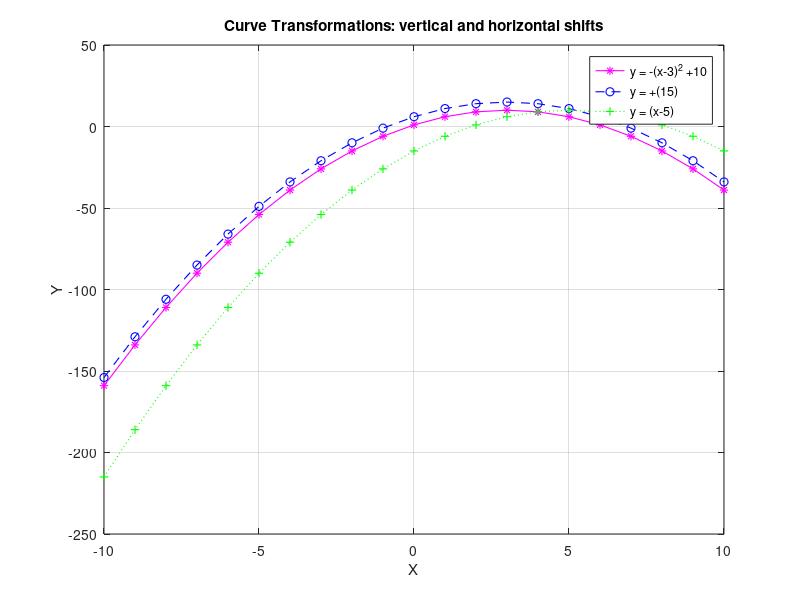
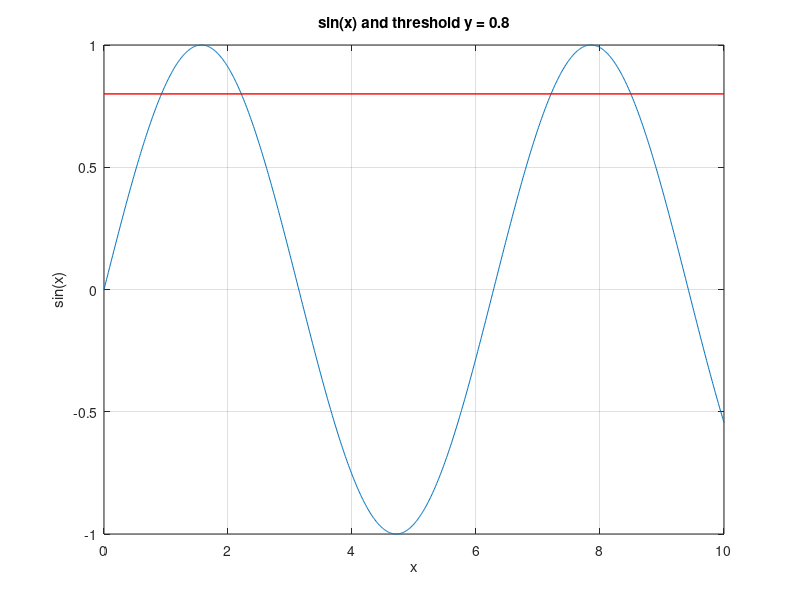

These charts were generated, in order, by the following MATLAB code: (Note: this script raises an error after producing the figures.)
%% Lecture -1 of CBE-GY-6153

%% Clear Environment
% Reset the command window and workspace, close figures.
clc                     % clear command window
clearvars               % remove variables from workspace
close all               % close all figure windows
disp('Environment cleared and ready for new calculations.'); % status

%% Simple Scalar Calculations
% Basic arithmetic with scalars
y = 5;                  % scalar y
x = 10;                 % scalar x

total = x + y;          % sum
mul = x * y;            % multiplication
divv = y / x;           % division (rename from 'div' to avoid function name)

fprintf('Sum: %d\n', total);                     % show sum
fprintf('Multiplication: %d\n', mul);            % show product
fprintf('Division: %f\n', divv);                 % show quotient

%% Vectors, Matrices and Linear Algebra
% Create common vector and matrix types for examples

x_row = 1:10;           % row vector: [1 2 ... 10]
x_col = x_row.';        % column vector: transpose of x_row

x_lin = linspace(1,10,100);  % 100 evenly spaced points from 1 to 10

y_vec = [12 50 -8 -100 -200];% example row vector with mixed signs

A = [1,2; 3,4; 5,6; 7,8];    % 4x2 matrix
A_plus2 = A + 2;             % add scalar 2 to every element
A_times2 = A * 2;            % scale matrix by 2

At = A.';                    % transpose of A (2x4)
AAt = A * At;                % A * A' -> 4x4 symmetric matrix

w = linspace(0,100,10);      % 10 points between 0 and 100
w_square = w .^ 2;           % element-wise square

x2 = 22:100;                 % another 1D integer vector
Matrices = [1,2,3; 4,5,6];   % 2x3 example matrix

Aones = ones(3,1);           % 3x1 column of ones
B10 = zeros(10,1);           % 10x1 column of zeros
C = zeros(2,8);              % 2x8 zero matrix
D = eye(3);                  % 3x3 identity matrix

x = 1:2:10;                  % vector from 1 to 10 with step 2 -> [1 3 5 7 9]

%% Indexing Examples
% Demonstrate how to extract and modify elements and subarrays

A = [5,3,4.2; 8,9,0];        % 2x3 matrix example
val_22 = A(2,2);             % element at row 2, column 2 -> 9
sum_2row = A(2,2) + A(2,1);  % add elements in row 2: 9 + 8

A = [1 2 3 4 5 6 7 8];       % 1x8 row vector
first = A(1);                % first element -> 1
second = A(2);               % second element -> 2
last = A(end);               % last element -> 8

A = [1 2 3; 4 5 6];          % 2x3 matrix
A(1,1) = 100;                % modify element (row1,col1) -> now 100
second_row = A(2,:);         % all columns of row 2 -> [4 5 6]
subset_2 = A(2,1:3);         % columns 1 to 3 of row 2 -> same as above
subset_2_to_end = A(2,1:end);% same as previous (useful with unknown size)

%% QUESTION 1: Function Analysis (0 < x < 5)
% Analyze y = -(x - 3).^2 + 10 on the interval (0,5)

X = linspace(0,5,100);           % dense sampling of x in [0,5]
Y = -(X - 3).^2 + 10;            % element-wise square with vector X

[Max_value, I] = max(Y);         % Max value and index in Y
X_max_value = X(I);              % x at which max occurs

Min_value = min(Y);              % minimum y on sampled grid
Imin = find(Y == Min_value, 1);  % index of first minimum
X_min_value = X(Imin);           % x at which min occurs

% Anonymous function for exact evaluation at any x
Yfun = @(x) -(x - 3).^2 + 10;    % use dot when x may be vectorized

% Evaluate function at an arbitrary x
y_at_20_2 = Yfun(20.2);          % demonstrates function outside sampled range

fprintf('Max Y = %.4f at X = %.4f\n', Max_value, X_max_value);
fprintf('Min Y = %.4f at X = %.4f\n', Min_value, X_min_value);
fprintf('Y(20.2) = %.4f\n', y_at_20_2);

%% SECTION 2: Curve Transformations and Plotting (-10 to 10)
% Compare vertical and horizontal shifts of the parabola

x = -10:10;                      % integer x from -10 to 10
y1 = -(x - 3).^2 + 10;           % original curve
y2 = -(x - 3).^2 + 15;           % vertical shift up by +5
y3 = -(x - 5).^2 + 10;           % horizontal shift right by +2

figure;                          % new figure window
plot(x, y1, 'm-*', 'LineWidth', 0.8); hold on
plot(x, y2, 'b--o', 'LineWidth', 0.8);
plot(x, y3, 'g:+', 'LineWidth', 0.8);
xlabel('X'); ylabel('Y');
title('Curve Transformations: vertical and horizontal shifts');
legend('y = -(x-3)^2 +10','y = +(15)','y = (x-5)','Location','best');
grid on;
hold off;

%% SECTION 3: Logic with sin(x)
% Find what percent of sin(x) values exceed 0.8 on x in [0,10]

x = linspace(0,10,1000);         % high-resolution x
y = sin(x);                      % sine values
y_check = 0.8;                   % threshold

figure;
plot(x,y,'-'); hold on
plot([0,10],[y_check,y_check],'r-','LineWidth',1); % horizontal threshold line
xlabel('x'); ylabel('sin(x)');
title('sin(x) and threshold y = 0.8');
grid on;
hold off;

y_greater = y > y_check;                         % logical array
final_percent = 100 * sum(y_greater) / length(y); % percent of points > 0.8

fprintf('Percent of y > %.2f is %.3f%%\n', y_check, final_percent);

% Use size instead of non-existent height/width functions
[rows, cols] = size(y);
fprintf('y vector dimensions: %d x %d\n', rows, cols);

%% SECTION 4: Random Numbers and Logic
% A) Generate 10 random integers from 1 to 5, count number of 3s.
% B) Display 'wow!' if at least 30% (i.e., 3 out of 10) are 3s.

A = randi(5,1,10);            % 1x10 vector of integers 1..5
fprintf('A = [%s]\n', sprintf('%d ', A));  % print the vector

count_threes = sum(A == 3);   % count how many elements equal 3
if count_threes >= 3          % check for at least 3 occurrences
    disp('wow!')              % display message
end

%% IF-ELSE Logic (User Input)
% Prompt user for a temperature and respond with a message

temp = input('Enter a temperature (numeric):\n');

if temp > 30
    disp('It''s a hot day.');        % note doubled single quote for apostrophe
elseif temp < 15
    disp('It''s a cold day.');
else
    disp('It''s a pleasant day.');
end

%% For Loop Example
% Demonstrates a fixed-count loop with formatted output
for k = 1:5
    fprintf('This is the repetition number: %d\n', k);
end

%% While Loop Example
% Countdown style loop using a condition
energy = 10;                   % initial battery percent
while energy > 0
    fprintf('Still Working....Battery Percent is %d\n', energy);
    energy = energy - 1;       % decrement battery each loop
end
disp('Out of energy');

%% Custom Local Function
% Local functions must appear at the end of a script file (supported in modern MATLAB)
my_answer = calc_power(4,5);   % call helper function
fprintf('4^5 = %d\n', my_answer);

function result = calc_power(base, power)
    % calc_power  Compute base^power with a warning for zero exponent
    %
    % Inputs:
    %   base  - numeric scalar base
    %   power - nonnegative integer exponent
    %
    % Output:
    %   result - base raised to power
    %
    if power == 0
        warning('Any number to the power 0 is 1.'); % small helpful message
    end
    result = base ^ power;
end


%% Practice Questions

% Energy Harvesting Simulation

% Imagine a sensor that generates power based on a sine wave
% (similar to a light sensor over a full day).
%
% The goal is to simulate the total energy collected over 24 hours.
%
% PARAMETERS:
% Time (t): 24 hours total
% Sampling interval: every 15 minutes (0.25 hours)
%
% Power Formula:
% P(t) = sin((pi * t) / 12) + 1
%
% SAFETY RULE:
% If the power P exceeds 1.8, the sensor enters "Overdrive" mode
% and only 80% of that power is stored.
%
% OBJECTIVE:
% Calculate the total energy collected by summing all power values
% over the 24-hour period (after applying the safety rule).

clc, clearvars, clear all
% Parameter
t =0:0.25:24;

% Power Formula 
P_raw = sin((pi * t)/ 12) + 1;

% Calling saftey function 
total_safe_power = apply_safety(P_raw);

% objective 
total_energy = sum(total_safe_power) * 0.25 %
fprintf("Total Energy collected: %d", total_energy)

% Plotting 
plot(t,P_raw, 'r--','LineWidth',2.5);
hold on;
plot(t,total_safe_power, 'b','LineWidth',3)
xlabel("Time")
ylabel("Power (w)")
title('Energy Harvesting with Safety Rule');
legend('Raw Power', 'Safe Power')
grid on;



% Function: Apply Safety Rule
function safe_power = apply_safety(raw_power)
    safe_power = raw_power; % % Make a copy of the input
    
% Apply the safety rule: if power > 1.8, store only 80% of it
    for i = 1:length(safe_power)
        if safe_power(i) > 1.8
            safe_power(i)  = safe_power(i) * 0.8;
        end
    end
end

